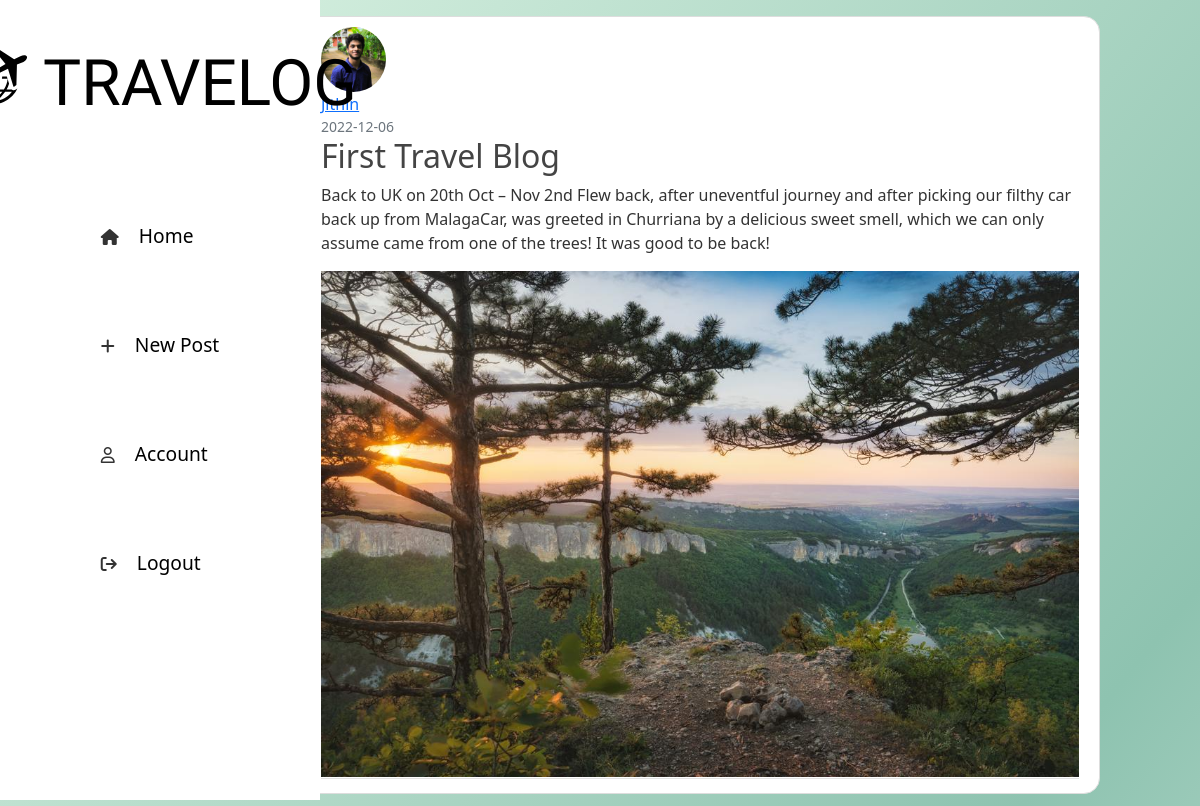
/post/1, run on an earlier commit of the app's database.
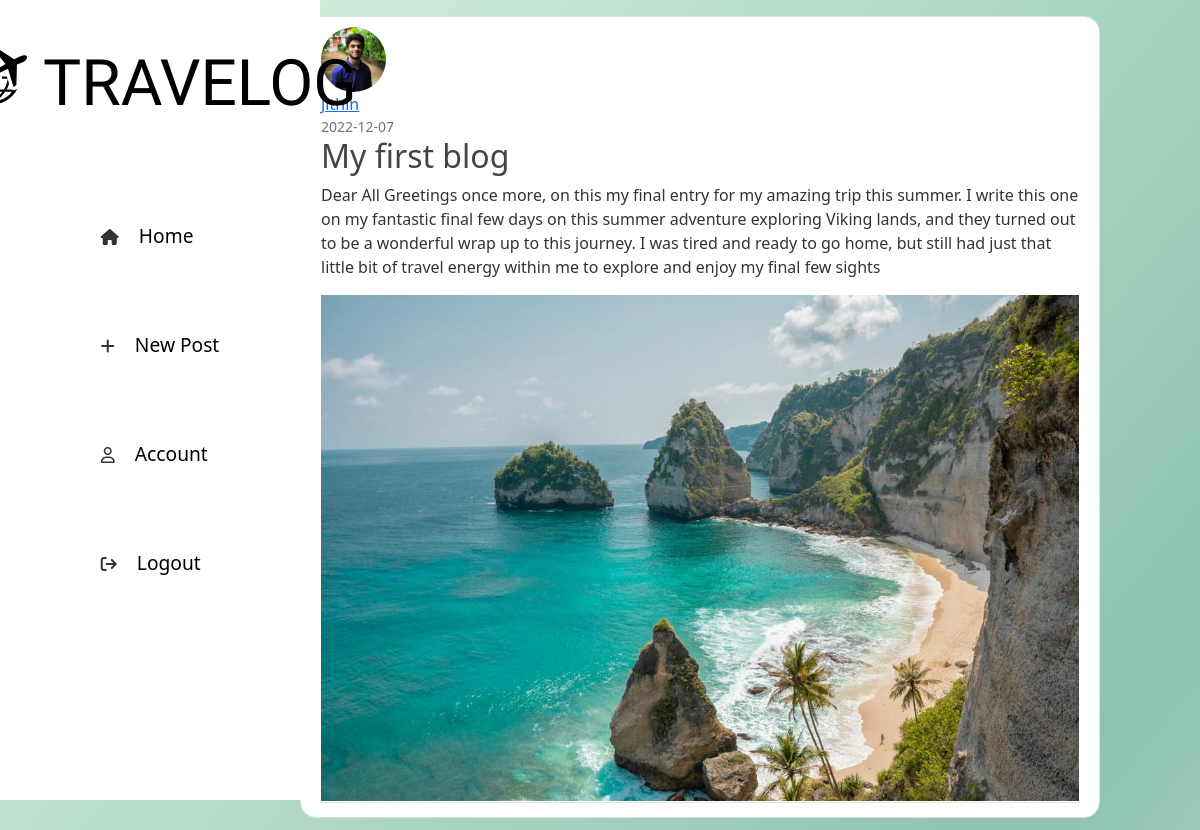
And on a later commit of the database.
### app/models.py (models this page shows, shortened)
class Post(db.Model):
    id = db.Column(db.Integer, primary_key=True)
    title = db.Column(db.String(100), nullable=False)
    date_posted = db.Column(db.DateTime, nullable=False, default=datetime.utcnow)
    content = db.Column(db.Text, nullable=False)
    user_id = db.Column(db.Integer, db.ForeignKey('user.id'), nullable=False)
    blog_image = db.Column(db.String(20), nullable=False, default='default-blog.png')

### app/routes.py (the view)
@app.route("/post/<int:post_id>")
def post(post_id):
    post = Post.query.get_or_404(post_id)
    return render_template('post.html', title=post.title, post=post)

### app/templates/post.html (shortened to what this page needs)
{% extends "layout.html" %}
{% block content %}
<article class="media content-section">
    <img class="rounded-circle article-img"
        src="{{ url_for('static', filename='profile-pics/' + post.author.image_file) }}">
    <div class="media-body">
        <div class="article-metadata">
            <a class="mr-2" href="#">{{ post.author.username }}</a>
            <small class="text-muted">{{ post.date_posted.strftime('%Y-%m-%d') }}</small>
            <h2 class="article-title">{{ post.title }}</h2>
            <p class="article-content">{{ post.content }}</p>
            <img class="" src="../static/blog-pics/{{post.blog_image}}"/>
        </div>
    </div>
</article>
{% endblock content %}

What changed in the data, as far as the page shows it:
changed Post: date_posted "2022-12-06" → "2022-12-07"; title "First Travel Blog" → "My first blog"; content "Back to UK on 20th Oct – Nov 2nd Flew back, after uneventful journey and after picking our filthy car back up from MalagaCar, was greeted in Churriana by a delicious sweet smell, which we can only assume came from one of the trees! It was good to be back!" → "Dear All Greetings once more, on this my final entry for my amazing trip this summer. I write this one on my fantastic final few days on this summer adventure exploring Viking lands, and they turned out to be a wonderful wrap up to this journey. I was tired and ready to go home, but still had just that little bit of travel energy within me to explore and enjoy my final few sights"; blog_image: a different picture
